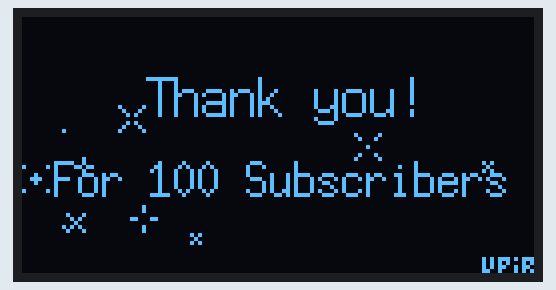
Recording of a sketch running on a simulated Arduino Uno, built with avr-gcc and run on an emulated ATmega328P. Parts: 128×64 one-colour display. Random numbers use the default seed unless the sketch sets one.

Above: at 0.47 s.
At 5.17 s:
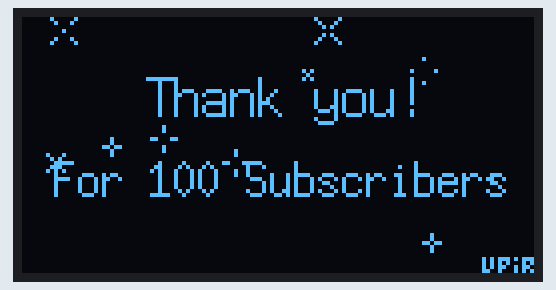
At 9.88 s:
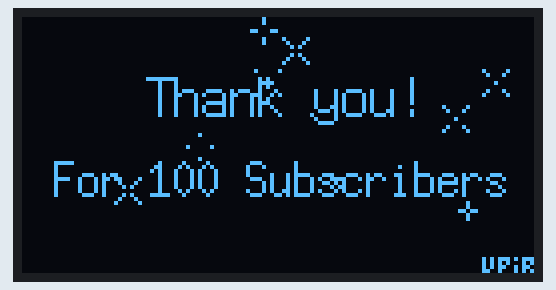
At 19.6 s:
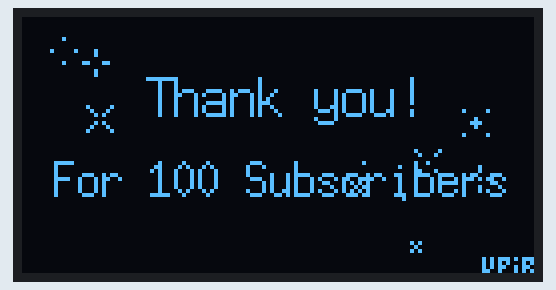
At 29.32 s:
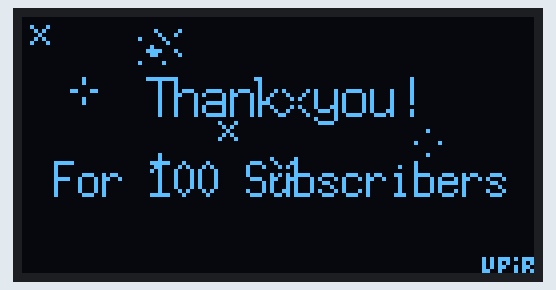
At 39.67 s:
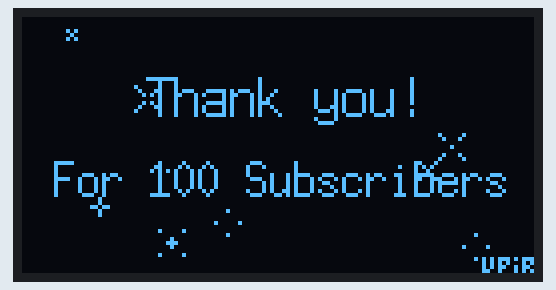

The sketch:

DisplayAnimation.ino
```cpp
#include "U8glib.h"

// simple project using Arduino UNO and 128x64 OLED Display, showing a message with the fireworks animation
// created by upir, 2022
// youtube channel: https://www.youtube.com/channel/UCWHHWV_tkafsHNZ65V64sNQ

// youtube full tutorial: https://youtu.be/hIFDcksXgBk

// image2cpp (convert images into C code): https://javl.github.io/image2cpp/
// u8g fonts (fonts available for u8g library): https://nodemcu-build.com/u8g-fonts.php
// u8g documentation: https://github.com/olikraus/u8glib/wiki/userreference#getstrwidth
// Photopea (online Photoshop-like tool): https://www.photopea.com/
// Wokwi starting project: https://wokwi.com/arduino/projects/300867986768527882
//                         https://wokwi.com/projects/326362810063782482
// Transparent display buy: https://a.aliexpress.com/_mKGmhKg
// Arduino uno: http://store.arduino.cc/products/arduino-uno-rev3
// Arduino breadboard prototyping shield: https://www.adafruit.com/product/2077

// select SPI or IIC connection from the list below, or change it to match your display settings
U8GLIB_SSD1306_128X64 u8g(U8G_I2C_OPT_DEV_0 | U8G_I2C_OPT_NO_ACK | U8G_I2C_OPT_FAST); // Fast I2C / TWI
//U8GLIB_SSD1306_128X64 u8g(13, 11, 8, 9, 10); // SPI connection

int frame = 0;

const int sprite_count = 10; // number of sprites
int sprite_x[sprite_count];
int sprite_y[sprite_count];
int sprite_img[sprite_count];


// images generated by image2cpp

// 'frame_01', 8x8px
const unsigned char epd_bitmap_frame_01 [] PROGMEM = {
  0x00, 0x00, 0x00, 0x10, 0x00, 0x00, 0x00, 0x00
};
// 'frame_02', 8x8px
const unsigned char epd_bitmap_frame_02 [] PROGMEM = {
  0x00, 0x00, 0x28, 0x10, 0x28, 0x00, 0x00, 0x00
};
// 'frame_03', 8x8px
const unsigned char epd_bitmap_frame_03 [] PROGMEM = {
  0x00, 0x44, 0x28, 0x10, 0x28, 0x44, 0x00, 0x00
};
// 'frame_04', 8x8px
const unsigned char epd_bitmap_frame_04 [] PROGMEM = {
  0x82, 0x44, 0x28, 0x00, 0x28, 0x44, 0x82, 0x00
};
// 'frame_05', 8x8px
const unsigned char epd_bitmap_frame_05 [] PROGMEM = {
  0x82, 0x44, 0x00, 0x10, 0x00, 0x44, 0x82, 0x00
};
// 'frame_06', 8x8px
const unsigned char epd_bitmap_frame_06 [] PROGMEM = {
  0x82, 0x00, 0x10, 0x38, 0x10, 0x00, 0x82, 0x00
};
// 'frame_07', 8x8px
const unsigned char epd_bitmap_frame_07 [] PROGMEM = {
  0x00, 0x10, 0x10, 0x6c, 0x10, 0x10, 0x00, 0x00
};
// 'frame_08', 8x8px
const unsigned char epd_bitmap_frame_08 [] PROGMEM = {
  0x10, 0x10, 0x00, 0xc6, 0x00, 0x10, 0x10, 0x00
};
// 'frame_09', 8x8px
const unsigned char epd_bitmap_frame_09 [] PROGMEM = {
  0x10, 0x00, 0x00, 0x82, 0x00, 0x00, 0x10, 0x00
};

// Array of all bitmaps for convenience. (Total bytes used to store images in PROGMEM = 288)
const int epd_bitmap_allArray_LEN = 9;
const unsigned char* epd_bitmap_allArray[9] = {
  epd_bitmap_frame_01,
  epd_bitmap_frame_02,
  epd_bitmap_frame_03,
  epd_bitmap_frame_04,
  epd_bitmap_frame_05,
  epd_bitmap_frame_06,
  epd_bitmap_frame_07,
  epd_bitmap_frame_08,
  epd_bitmap_frame_09
};

const unsigned char upir_logo [] PROGMEM = {  // this is another way how to define images, using binary notation
B00010101,  B11010111,
B00010101,  B01000101,
B00010101,  B10010110,
B00011001,  B00010101
};


void setup() {
  //u8g.setFont(u8g_font_tpssb);
  u8g.setColorIndex(1); // set color to white

  // setup random X and Y position and image for sprites
  for (int i = 0; i < sprite_count; i++) {
    sprite_x[i] = random(0, 128-8);
    sprite_y[i] = random(0, 64-8);
    sprite_img[i] = i % 8; // previously was sprite_img[i] = random(0, 8);, but this one looks better
  }
}

void loop() {
  u8g.firstPage();
  do {

      // draw all sprites
      for (int i = 0; i < sprite_count; i++) {
          u8g.drawBitmapP( sprite_x[i], sprite_y[i], 8/8, 8, epd_bitmap_allArray[sprite_img[i]]);
      }

      // draw first line of text, centered
      u8g.setFont(u8g_font_7x14);
      u8g.drawStr(128/2-u8g.getStrWidth("Thank you!")/2, 25, "Thank you!");

      // draw second line of text, centered
      u8g.setFont(u8g_font_6x13);
      u8g.drawStr(128/2-u8g.getStrWidth("For 100 Subscribers")/2, 45, "For 100 Subscribers");

      // draw upir logo
      u8g.drawBitmapP(128-16, 64-4, 16/8, 4, upir_logo);


  } while ( u8g.nextPage() );


  // update sprites with next image
  for (int i = 0; i < sprite_count; i++) {
    sprite_img[i]++; // increase current image
    if (sprite_img[i] > 8) {
      // last image == set new random position and first image
      sprite_x[i] = random(0, 128-8);
      sprite_y[i] = random(0, 64-8);
      sprite_img[i] = 0;
    }
  }

  //delay(10);   // this is no longer needed, perhaps for the emulator to slow down the drawing a little bit


}
```

0001main.c
```cpp
#include <stdio.h>

#define bitRead(value, bit) (((value) >> (bit)) & 0x01)
#define bitSet(value, bit) ((value) |= (1UL << (bit)))
#define bitClear(value, bit) ((value) &= ~(1UL << (bit)))
#define bitWrite(value, bit, bitvalue) (bitvalue ? bitSet(value, bit) : bitClear(value, bit))


int main(){
  // printf() displays the string inside quotation
int x =1500;
  printf("%b\n", x);
int y =x;
bitWrite(y, 0, 1);
printf("%b", y);
  return 0;
}
```
